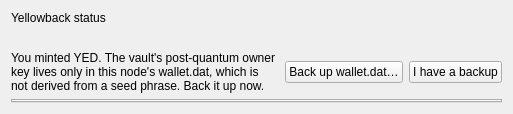
<?xml version="1.0" encoding="UTF-8"?>
<ui version="4.0">
 <class>YellowbackTab</class>
 <widget class="QWidget" name="YellowbackTab">
  <layout class="QVBoxLayout" name="tabLayout">
   <item>
    <widget class="QLabel" name="lblBanner">
     <property name="wordWrap"><bool>true</bool></property>
     <property name="text"><string>Yellowback status</string></property>
     <property name="textInteractionFlags"><set>Qt::TextSelectableByMouse</set></property>
    </widget>
   </item>
   <item>
    <widget class="QLabel" name="lblStatus">
     <property name="wordWrap"><bool>true</bool></property>
     <property name="text"><string/></property>
     <property name="textInteractionFlags"><set>Qt::TextSelectableByMouse</set></property>
    </widget>
   </item>
   <item>
    <widget class="QWidget" name="wBackupNag" native="true">
     <layout class="QHBoxLayout" name="backupLayout">
      <property name="leftMargin"><number>0</number></property>
      <property name="topMargin"><number>0</number></property>
      <property name="rightMargin"><number>0</number></property>
      <property name="bottomMargin"><number>0</number></property>
      <item>
       <widget class="QLabel" name="lblBackupNag">
        <property name="wordWrap"><bool>true</bool></property>
        <property name="text"><string>You minted YED. The vault's post-quantum owner key lives only in this node's wallet.dat, which is not derived from a seed phrase. Back it up now.</string></property>
       </widget>
      </item>
      <item>
       <widget class="QPushButton" name="btnBackupNow"><property name="text"><string>Back up wallet.dat…</string></property></widget>
      </item>
      <item>
       <widget class="QPushButton" name="btnBackupDone"><property name="text"><string>I have a backup</string></property></widget>
      </item>
     </layout>
    </widget>
   </item>
   <item>
    <widget class="QTabWidget" name="subTabs">
     <property name="currentIndex"><number>0</number></property>
    </widget>
   </item>
  </layout>
 </widget>
 <resources/>
 <connections/>
</ui>
